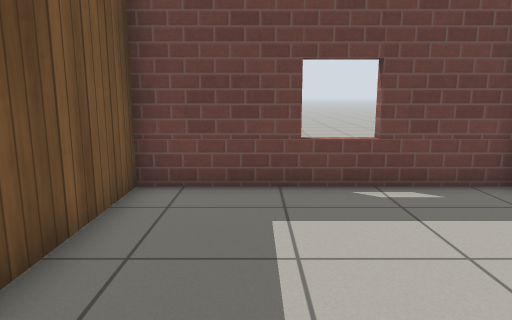
view 1 (above)

17 first-person views from a walk through a robot-simulator world made for Gazebo. The camera is 0.94 m above the floor, tilts 10° down and sees 70° across. The floor is counted in squares, 0.5 m on a side. Each view is taken from the middle of a square. On the plan, view 1 faces up. The plan holds only what a view shows up to about 18 squares ahead; the rest is blank. Simple patterns stand in for the simulator's built-in surfaces.

view 2
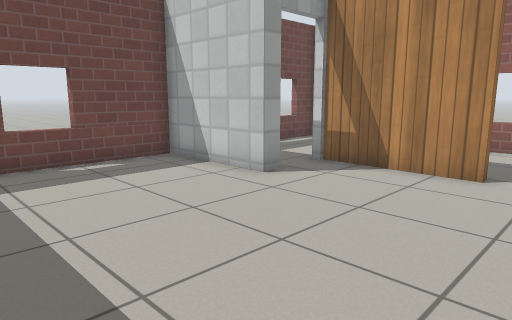

view 3
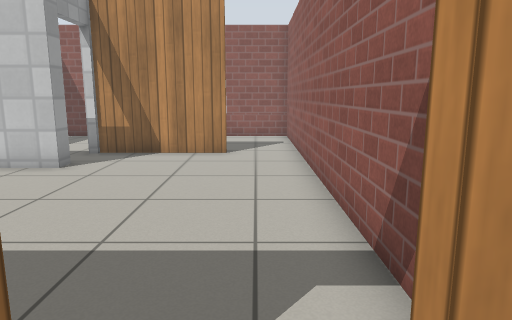

view 4
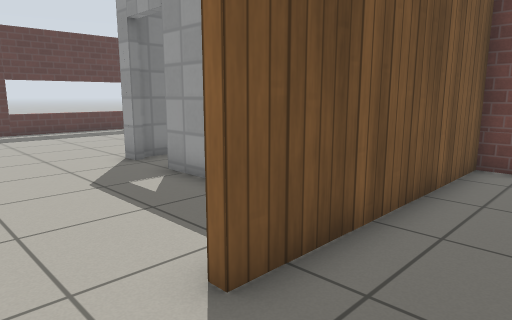

view 5
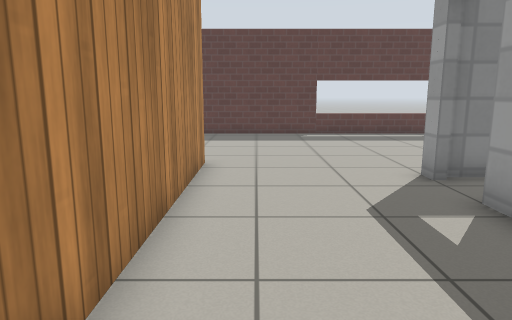

view 6
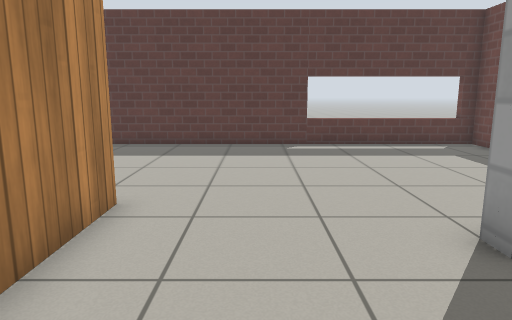

view 7
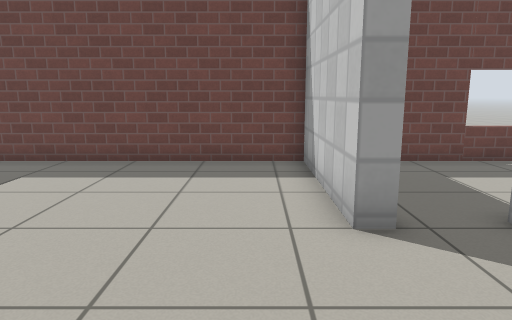

view 8
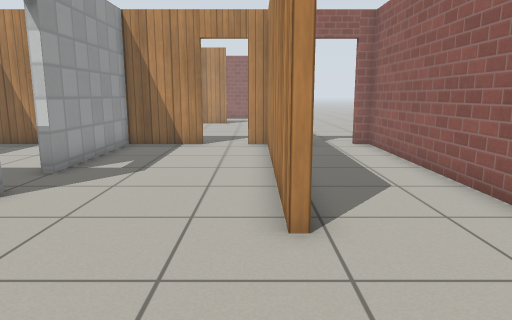

view 9
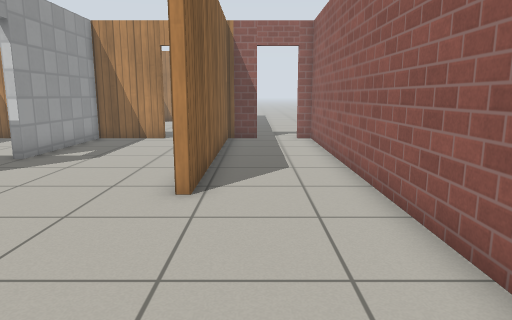

view 10
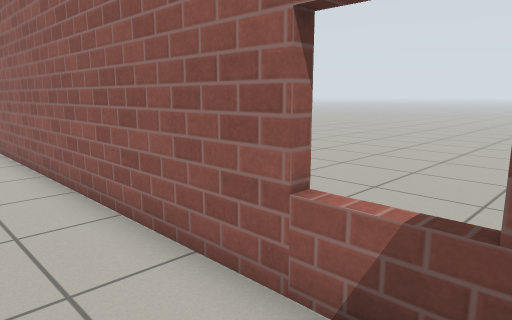

view 11
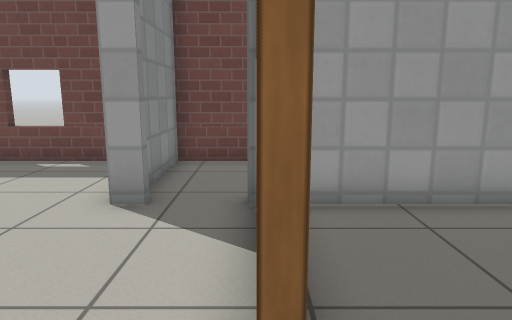

view 12
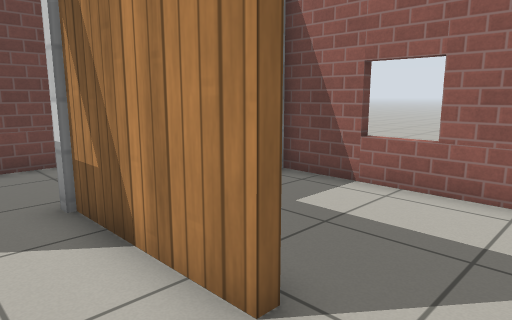

view 13
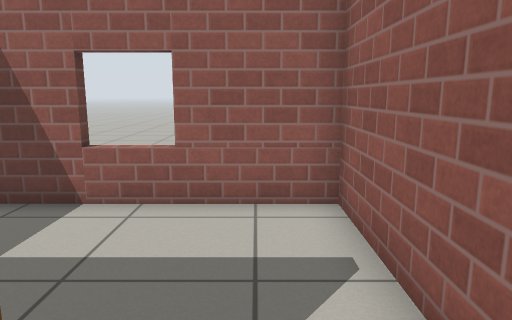

view 14
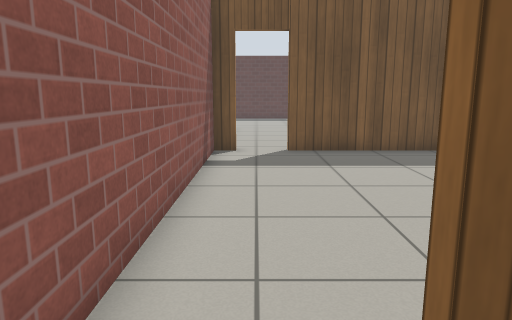

view 15
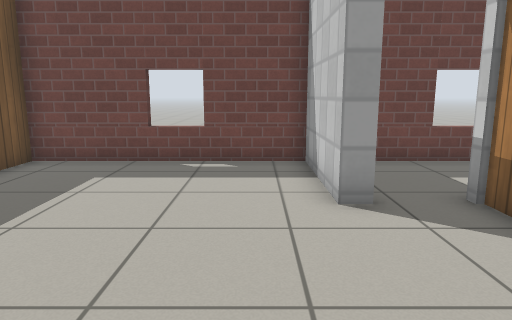

view 16
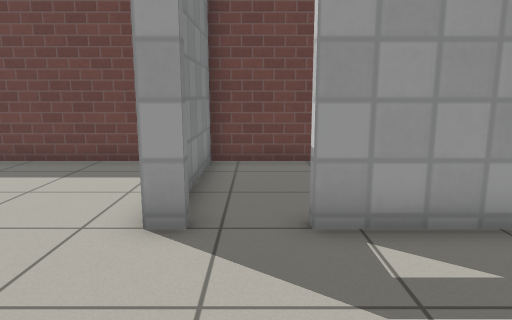

view 17
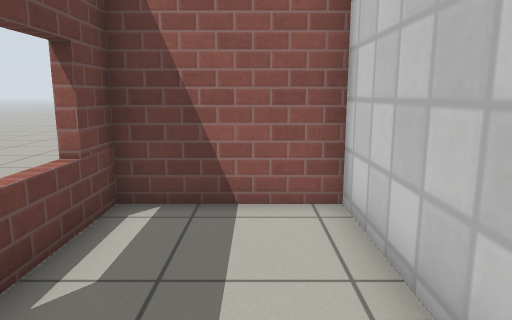

### Floor plan
Points are (right, up) in squares from view 1. A wall is a line through its corners. A room is listed if a view was taken in it or the views show most of it. See-through windows are left out.
Room 1 (views 1, 2, 4, 5, 12, 13, 15)
walls: (6.1, 3.2) (5.4, 3.2) (5.4, 7.4) (-2.5, 7.4) (-2.5, -1); (-2.5, -2.6) (-2.5, -3.4) (7.5, -3.4); (8, -1.1) (8, 3.5)
ways out: open door at (-3, -1.5) to room 2; opening at (8, -2.5) to room 3; open door at (6.5, 3) to room 4
Room 2 (views 3, 6, 7, 8, 9, 10, 16)
walls: (-10, 2) (-10.6, 2) (-10.6, 7.4) (-20.2, 7.4) (-20.2, -6.6); (-18.8, -7.5) (-2.8, -7.5) (-2.8, -6.7); (-2.8, -1) (-2.8, 2) (-8.2, 2); (-2.8, -5.1) (-2.8, -3.8) (-12.2, -3.8) (-12.2, -3.4) (-2.8, -3.4) (-2.8, -2.6)
ways out: open door at (-3, -1.5) to room 1; open door at (-9.5, 2) to room 5; open door at (-3, -5.5)
Room 3 (views 11, 14)
walls: (8.3, -0.6) (8.3, -1.1); (7.5, -3.4) (13.2, -3.4) (13.2, 3.2) (8.9, 3.2)
ways out: opening at (8, -2.5) to room 1
Room 4 (view 17)
walls: (8.9, 3.5) (13.2, 3.5) (13.2, 7.4) (5.7, 7.4) (5.7, 4.5)
ways out: open door at (6.5, 3) to room 1
Room 5 (no view inside)
walls: (-4.6, 7.4) (-10.3, 7.4) (-10.3, 2.4); (-2.8, 5.5) (-2.8, 7)
ways out: open door at (-9.5, 2) to room 2

Where each view was taken, in squares from view 1:
view 1: 0 up, 0 right, facing up
view 2: 3 down, 1 left, facing up-right
view 3: 2 down, 4 left, facing right
view 4: 3 down, 0 right, facing up-left
view 5: 2 down, 2 left, facing left
view 6: 1 down, 6 left, facing left
view 7: 3 down, 12 left, facing up
view 8: 3 down, 17 left, facing right
view 9: 5 down, 19 left, facing right
view 10: 5 down, 19 left, facing down-right
view 11: 3 down, 8 right, facing up
view 12: 3 down, 6 right, facing up-right
view 13: 2 down, 7 right, facing right
view 14: 2 down, 10 right, facing left
view 15: 3 down, 4 right, facing up
view 16: 3 down, 9 left, facing up
view 17: 5 up, 7 right, facing right
